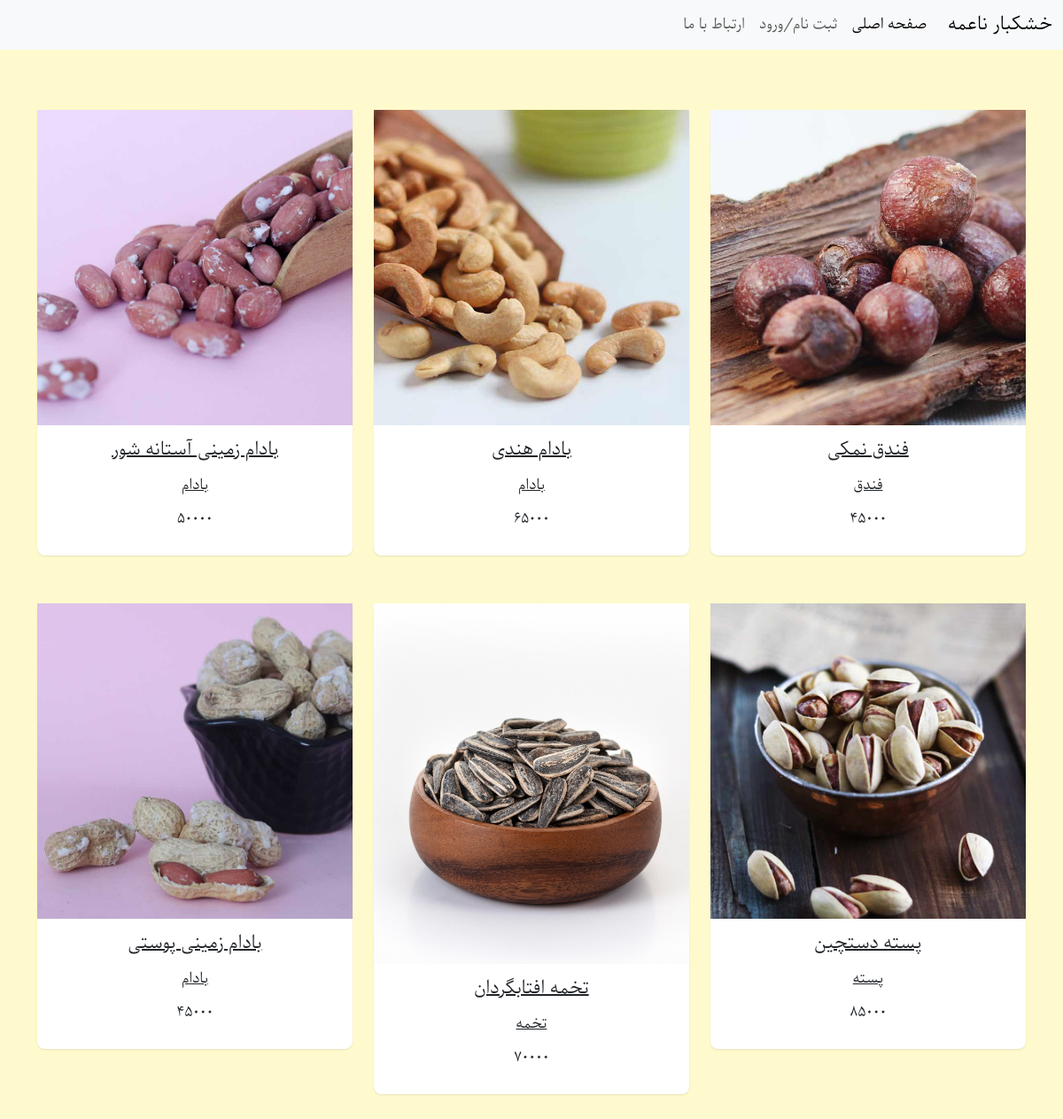
The page / on the database its author committed.
### shop/models.py (models this page shows, shortened)
class Product(models.Model):
    name=models.CharField(max_length=100)
    category=models.ForeignKey('Category',on_delete=models.CASCADE)
    price=models.DecimalField(max_digits=9,decimal_places=0)
    Type=models.CharField(max_length=20,choices=[('درجه یک','درجه یک'), ('درجه دو','درجه دو'),('درجه سه','درجه سه') ])
    inventory=models.ManyToManyField('Inventory', through='InventoryProduct')
    avatar=models.ImageField()
    supplier=models.ManyToManyField('Supplier')

class Category(models.Model):
    title=models.CharField(max_length=100)
    def __str__(self):
        return self.title

### shop/views.py (the view)
# urls.py: path('', ProductView.as_view(), name='products'),
class ProductView(ListView):
    model = Product
    template_name = 'product.html'

### templates/product.html (shortened to what this page needs)
{% extends 'base.html' %}
{% load humanize %}
{% block content %}
<section >
    <div class="text-center container py-5">
      <div class="row">
      {% for product in product_list %}
        <div class="col-lg-4 col-md-12 mb-4">
          <div class="card">
            <div class="bg-image hover-zoom ripple ripple-surface ripple-surface-light"
              data-mdb-ripple-color="light">
              <img src="{{product.avatar.url}}"
                class="w-100" />
            </div>
            <div class="card-body">
              <a href="{% url 'productdetail' product.id %}" class="text-reset">
                <h5 class="card-title mb-3">{{product.name}}</h5>
              </a>
              <a href="{% url 'categorydetail' product.category.id %}" class="text-reset">
                <p>{{product.category}}</p>
              </a>
              <h6 class="mb-3">{{product.price}}</h6>
            </div>
          </div>
        </div>
        {%endfor%}
      </div>
    </div>
  </section>
{% endblock %}

### templates/base.html (shortened to what this page needs)
{% load static %}
{% load humanize %}
<!DOCTYPE html>
<html lang="fa" dir="rtl" class="h-100">
<head>
    <link rel="stylesheet" href="{% static 'css/bootstrap.min.css' %}">
    <link rel="stylesheet" href="{% static 'css/style.css' %}">
    <link href="{% static 'css/select2.min.css' %}" rel="stylesheet"/>
</head>
<body class="d-flex flex-column h-100">
<nav class="navbar navbar-expand-lg bg-body-tertiary">
  <div class="container-fluid">
    <a class="navbar-brand" href="#"> خشکبار ناعمه</a>
    <div class="collapse navbar-collapse" id="navbarNavAltMarkup">
      <div class="navbar-nav">
        <a class="nav-link active" aria-current="page" href="{% url 'products' %}">صفحه اصلی</a>
        {% if user.is_authenticated %}
        <a class = "nav-link" href="{% url 'logout' %}">خروج</a>
        <a class="nav-link" href="{% url 'cartdetail' user.cart.id %}">سبد خرید</a>
      {% else %}
        <a class="nav-link" href="{% url 'login' %}">ثبت نام/ورود</a>
        {% endif %}
          <a class="nav-link" href="{% url 'connectus' %}">ارتباط با ما</a>
      </div>
    </div>
  </div>
</nav>
<div id="content">
    {% block content %}{% endblock content %}
</div>
</body>
</html>

### static/css/style.css (style rules this page uses)
* { font-family: parastoo; }
body { background: #FFFACD; }
.card { background: #fff; margin-bottom: 30px; transition: .5s; border: 0; border-radius: .55rem; position: relative; width: 100%; box-shadow: 0 1px 2px 0 rgba(0, 0, 0, 0.1); }
#content { margin-top: 20px; }

### rows shown on the page
Product: avatar (picture), name "فندق نمکی", category "فندق", price "45000"
Product: avatar (picture), name "بادام هندی", category "بادام", price "65000"
Product: avatar (picture), name "بادام زمینی آستانه شور", category "بادام", price "50000"
Product: avatar (picture), name "پسته دستچین", category "پسته", price "85000"
Product: avatar (picture), name "تخمه افتابگردان", category "تخمه", price "70000"
Product: avatar (picture), name "بادام زمینی پوستی", category "بادام", price "45000"
